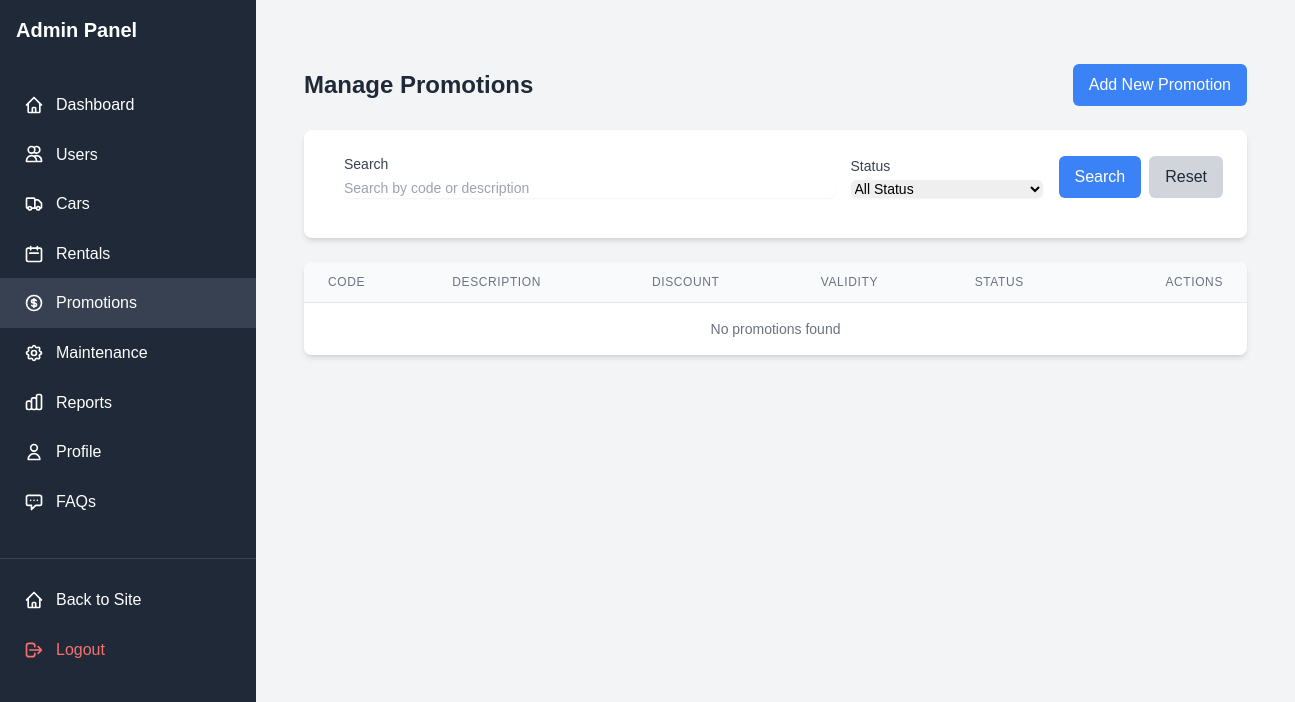
/index.php?page=admin&action=promotions (signed in), run on an earlier commit of the app's database.
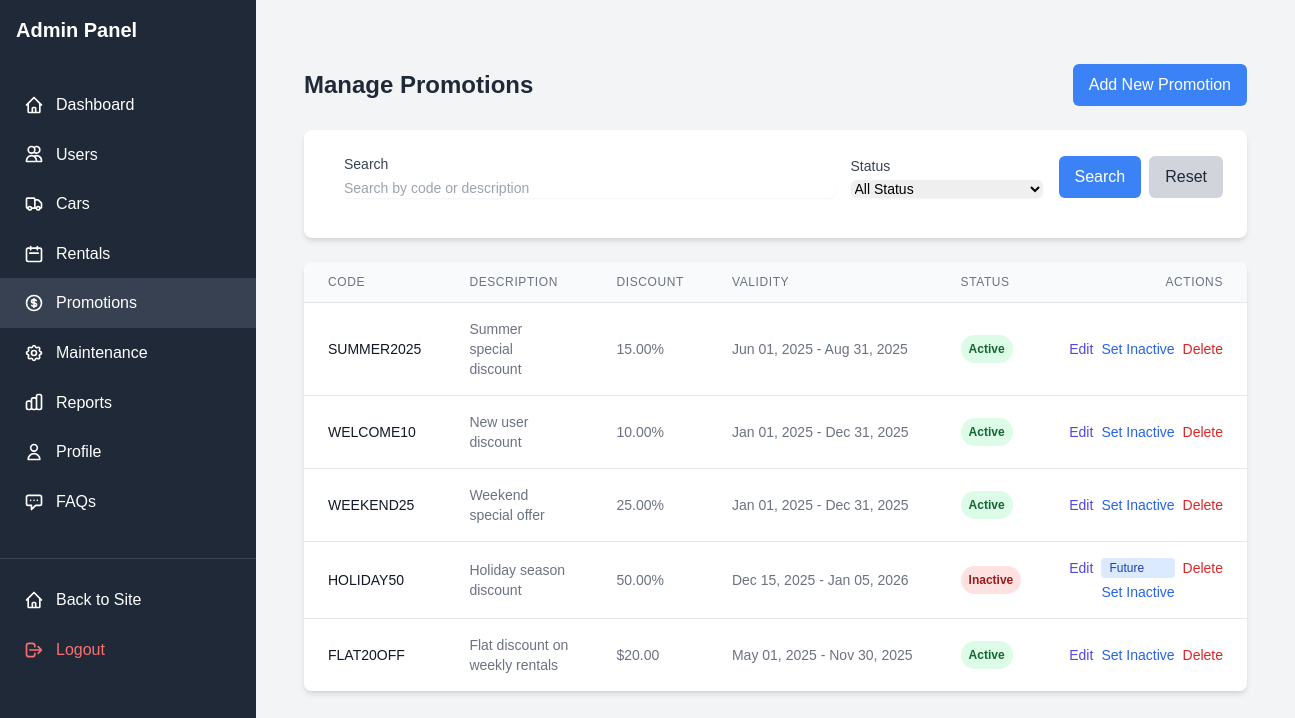
And on a later commit of the database.
### tables this page shows
CREATE TABLE `promotions` (
  `promotion_id` int(11) NOT NULL AUTO_INCREMENT,
  `code` varchar(20) NOT NULL,
  `description` text DEFAULT NULL,
  `discount_percentage` decimal(5,2) DEFAULT NULL,
  `discount_amount` decimal(10,2) DEFAULT NULL,
  `start_date` date NOT NULL,
  `end_date` date NOT NULL,
  `is_active` tinyint(1) DEFAULT 1,
  `created_at` timestamp NULL DEFAULT current_timestamp(),
  PRIMARY KEY (`promotion_id`),
  UNIQUE KEY `code` (`code`)
);

### index.php (called while the page is built, shortened)
<?php
$router = new Router();
$router->route();

### views/admin/promotions/list.php (the view, shortened to what the changed rows need)
<div class="bg-gray-100 min-h-screen">
    <div class="flex">
        <?php require 'views/admin/sidebar.php'; ?>
        <div class="flex-1 p-8">
<div class="container mx-auto px-4 py-8">
    <div class="flex justify-between items-center mb-6">
        <h1 class="text-2xl font-bold text-gray-800">Manage Promotions</h1>
    </div>
    <div class="bg-white rounded-lg shadow-md overflow-hidden">
        <table class="min-w-full divide-y divide-gray-200">
            <thead class="bg-gray-50">
                <tr>
                    <th scope="col" class="px-6 py-3 text-left text-xs font-medium text-gray-500 uppercase tracking-wider">
                        Code
                    </th>
                    <th scope="col" class="px-6 py-3 text-left text-xs font-medium text-gray-500 uppercase tracking-wider">
                        Description
                    </th>
                    <th scope="col" class="px-6 py-3 text-left text-xs font-medium text-gray-500 uppercase tracking-wider">
                        Discount
                    </th>
                    <th scope="col" class="px-6 py-3 text-left text-xs font-medium text-gray-500 uppercase tracking-wider">
                        Validity
                    </th>
                    <th scope="col" class="px-6 py-3 text-left text-xs font-medium text-gray-500 uppercase tracking-wider">
                        Status
                    </th>
                    <th scope="col" class="px-6 py-3 text-right text-xs font-medium text-gray-500 uppercase tracking-wider">
                        Actions
                    </th>
                </tr>
            </thead>
            <tbody class="bg-white divide-y divide-gray-200">
                <?php if (empty($promotions)): ?>
                    <tr>
                        <td colspan="6" class="px-6 py-4 text-center text-sm text-gray-500">
                            No promotions found
                        </td>
                    </tr>
                <?php else: ?>
                    <?php foreach ($promotions as $promotion): ?>
                        <?php
                            $isActive = $promotion['is_active'] == 1;
                            $isCurrentlyValid = strtotime($promotion['start_date']) <= time() && strtotime($promotion['end_date']) >= time();
                            $statusClass = $isActive && $isCurrentlyValid ? 'bg-green-100 text-green-800' : 'bg-red-100 text-red-800';
                            $statusText = $isActive && $isCurrentlyValid ? 'Active' : 'Inactive';
                        ?>
                        <tr>
                            <td class="px-6 py-4 whitespace-nowrap text-sm font-medium text-gray-900">
                                <?= htmlspecialchars($promotion['code']) ?>
                            </td>
                            <td class="px-6 py-4 text-sm text-gray-500">
                                <?= htmlspecialchars($promotion['description']) ?>
                            </td>
                            <td class="px-6 py-4 whitespace-nowrap text-sm text-gray-500">
                                <?php if (!empty($promotion['discount_percentage'])): ?>
                                    <?= number_format($promotion['discount_percentage'], 2) ?>%
                                <?php elseif (!empty($promotion['discount_amount'])): ?>
                                    $<?= number_format($promotion['discount_amount'], 2) ?>
                                <?php else: ?>
                                    -
                                <?php endif; ?>
                            </td>
                            <td class="px-6 py-4 whitespace-nowrap text-sm text-gray-500">
                                <?= date('M d, Y', strtotime($promotion['start_date'])) ?> -
                                <?= date('M d, Y', strtotime($promotion['end_date'])) ?>
                            </td>
                            <td class="px-6 py-4 whitespace-nowrap">
                                <span class="px-2 py-1 inline-flex text-xs leading-5 font-semibold rounded-full <?= $statusClass ?>">
                                    <?= $statusText ?>
                                </span>
                            </td>
                            <td class="px-6 py-4 whitespace-nowrap text-right text-sm font-medium">
                                <div class="flex justify-end space-x-2">
                                    <a href="index.php?page=admin&action=promotions&subaction=edit&id=<?= $promotion['promotion_id'] ?>"
                                       class="text-indigo-600 hover:text-indigo-900">
                                        Edit
                                    </a>
                                    <div class="flex flex-col">
    <?php if (!$isCurrentlyValid): ?>
        <span class="inline-flex items-center px-2 py-0.5 rounded text-xs font-medium
            <?= time() < strtotime($promotion['start_date']) ? 'bg-blue-100 text-blue-800' : 'bg-gray-100 text-gray-800' ?>">
            <?= time() < strtotime($promotion['start_date']) ? 'Future' : 'Expired' ?>
        </span>
    <?php endif; ?>
    <a href="index.php?page=admin&action=promotions&subaction=toggle&id=<?= $promotion['promotion_id'] ?>"
       class="text-blue-600 hover:text-blue-900 text-sm"
       onclick="return confirm('Are you sure you want to toggle the active flag of this promotion?')">
        <?= $isActive ? 'Set Inactive' : 'Set Active' ?>
    </a>
</div>
                                    <a href="index.php?page=admin&action=promotions&subaction=delete&id=<?= $promotion['promotion_id'] ?>"
                                       class="text-red-600 hover:text-red-900"
                                       onclick="return confirm('Are you sure you want to delete this promotion? This action cannot be undone.')">
                                        Delete
                                    </a>
                                </div>
                            </td>
                        </tr>
                    <?php endforeach; ?>
                <?php endif; ?>
            </tbody>
        </table>
    </div>
</div>

What changed in the data, as far as the page shows it:
added promotions: code "SUMMER2025", description "Summer special discount", discount_percentage "15.00", start_date "Jun 01, 2025", end_date "Aug 31, 2025", shows "Set Inactive"
added promotions: code "WELCOME10", description "New user discount", discount_percentage "10.00", start_date "Jan 01, 2025", end_date "Dec 31, 2025", shows "Set Inactive"
added promotions: code "WEEKEND25", description "Weekend special offer", discount_percentage "25.00", start_date "Jan 01, 2025", end_date "Dec 31, 2025", shows "Set Inactive"
added promotions: code "HOLIDAY50", description "Holiday season discount", discount_percentage "50.00", start_date "Dec 15, 2025", end_date "Jan 05, 2026", shows "Future", shows "Set Inactive"
added promotions: code "FLAT20OFF", description "Flat discount on weekly rentals", discount_amount "20.00", start_date "May 01, 2025", end_date "Nov 30, 2025", shows "Set Inactive"
Also different on the page:
text no longer shown: "No promotions found"
